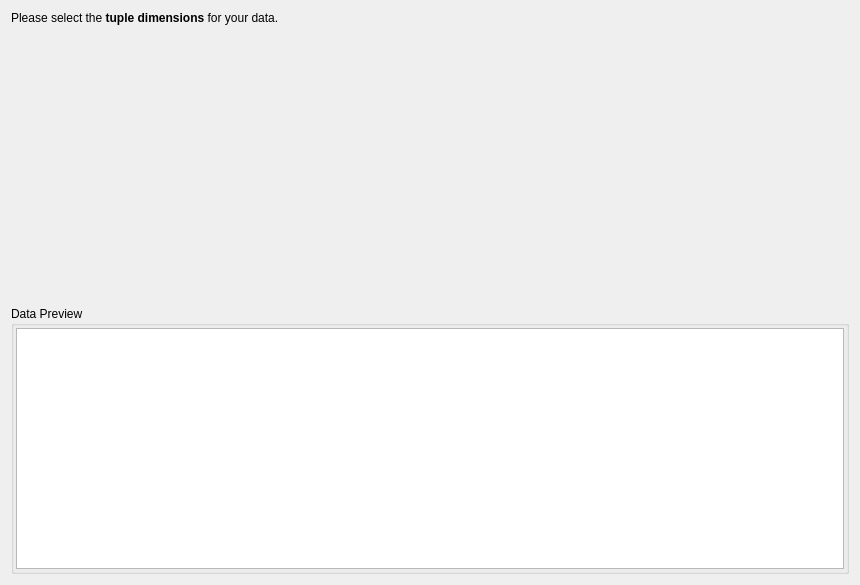
<?xml version="1.0" encoding="UTF-8"?>
<ui version="4.0">
 <class>TupleSelectionPage</class>
 <widget class="QWizardPage" name="TupleSelectionPage">
  <property name="geometry">
   <rect>
    <x>0</x>
    <y>0</y>
    <width>860</width>
    <height>585</height>
   </rect>
  </property>
  <property name="windowTitle">
   <string>WizardPage</string>
  </property>
  <layout class="QGridLayout" name="gridLayout">
   <item row="3" column="0">
    <widget class="QGroupBox" name="groupBox_2">
     <property name="title">
      <string>Data Preview</string>
     </property>
     <layout class="QGridLayout" name="gridLayout_3">
      <property name="leftMargin">
       <number>2</number>
      </property>
      <property name="topMargin">
       <number>2</number>
      </property>
      <property name="rightMargin">
       <number>2</number>
      </property>
      <property name="bottomMargin">
       <number>2</number>
      </property>
      <item row="1" column="0">
       <widget class="QTableView" name="dataView">
        <property name="selectionMode">
         <enum>QAbstractItemView::NoSelection</enum>
        </property>
        <property name="selectionBehavior">
         <enum>QAbstractItemView::SelectColumns</enum>
        </property>
       </widget>
      </item>
     </layout>
    </widget>
   </item>
   <item row="1" column="0">
    <widget class="DynamicTableWidget" name="tupleDimsTable" native="true"/>
   </item>
   <item row="2" column="0">
    <spacer name="verticalSpacer">
     <property name="orientation">
      <enum>Qt::Vertical</enum>
     </property>
     <property name="sizeHint" stdset="0">
      <size>
       <width>20</width>
       <height>40</height>
      </size>
     </property>
    </spacer>
   </item>
   <item row="0" column="0">
    <widget class="QLabel" name="label_2">
     <property name="text">
      <string>&lt;html&gt;&lt;head/&gt;&lt;body&gt;&lt;p&gt;Please select the &lt;span style=&quot; font-weight:600;&quot;&gt;tuple dimensions&lt;/span&gt; for your data.&lt;/p&gt;&lt;/body&gt;&lt;/html&gt;</string>
     </property>
    </widget>
   </item>
  </layout>
 </widget>
 <customwidgets>
  <customwidget>
   <class>DynamicTableWidget</class>
   <extends>QWidget</extends>
   <header location="global">dynamictablewidget.h</header>
   <container>1</container>
  </customwidget>
 </customwidgets>
 <resources/>
 <connections/>
</ui>
